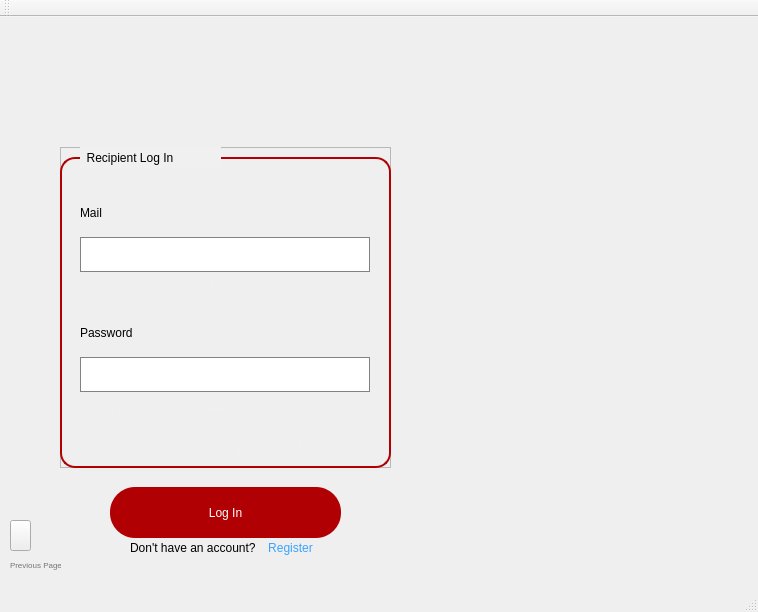
<?xml version="1.0" encoding="UTF-8"?>
<ui version="4.0">
 <class>RecipientLogInClass</class>
 <widget class="QMainWindow" name="RecipientLogInClass">
  <property name="geometry">
   <rect>
    <x>0</x>
    <y>0</y>
    <width>758</width>
    <height>612</height>
   </rect>
  </property>
  <property name="windowTitle">
   <string>Blood Bank Management System</string>
  </property>
  <property name="windowIcon">
   <iconset resource="RecipientReg.qrc">
    <normaloff>:/RecipientReg/toppng.com-blood-donation-png-picture-blood-donation-logo-3209x3905.png</normaloff>:/RecipientReg/toppng.com-blood-donation-png-picture-blood-donation-logo-3209x3905.png</iconset>
  </property>
  <property name="styleSheet">
   <string notr="true"/>
  </property>
  <widget class="QWidget" name="centralWidget">
   <widget class="QLabel" name="backimg">
    <property name="geometry">
     <rect>
      <x>0</x>
      <y>0</y>
      <width>921</width>
      <height>571</height>
     </rect>
    </property>
    <property name="styleSheet">
     <string notr="true">background-image:url(:/RecipientReg/bloodd.jpg);</string>
    </property>
    <property name="text">
     <string/>
    </property>
    <property name="pixmap">
     <pixmap resource="RecipientReg.qrc">:/RecipientReg/bloodd.jpg</pixmap>
    </property>
    <property name="scaledContents">
     <bool>true</bool>
    </property>
   </widget>
   <widget class="QFrame" name="frame_2">
    <property name="geometry">
     <rect>
      <x>60</x>
      <y>130</y>
      <width>331</width>
      <height>321</height>
     </rect>
    </property>
    <property name="font">
     <font>
      <underline>false</underline>
     </font>
    </property>
    <property name="styleSheet">
     <string notr="true"/>
    </property>
    <property name="frameShape">
     <enum>QFrame::StyledPanel</enum>
    </property>
    <property name="frameShadow">
     <enum>QFrame::Raised</enum>
    </property>
    <widget class="QLabel" name="label_3">
     <property name="geometry">
      <rect>
       <x>20</x>
       <y>50</y>
       <width>51</width>
       <height>31</height>
      </rect>
     </property>
     <property name="styleSheet">
      <string notr="true">font: 18pt &quot;Arial&quot;;</string>
     </property>
     <property name="text">
      <string>Mail</string>
     </property>
    </widget>
    <widget class="QLineEdit" name="mailTB">
     <property name="geometry">
      <rect>
       <x>20</x>
       <y>90</y>
       <width>290</width>
       <height>35</height>
      </rect>
     </property>
     <property name="styleSheet">
      <string notr="true">QLineEdit{
border:1px solid rgb(130, 130, 130) ;
border-radius:15px solid;
}

QLineEdit:focus{
border:1px solid rgb(175, 175, 175) ;
border-radius:15px solid;
border-bottom:2px solid rgb(157, 0, 3);
}
</string>
     </property>
    </widget>
    <widget class="QLabel" name="label_5">
     <property name="geometry">
      <rect>
       <x>20</x>
       <y>170</y>
       <width>111</width>
       <height>31</height>
      </rect>
     </property>
     <property name="styleSheet">
      <string notr="true">font: 18pt &quot;Arial&quot;;</string>
     </property>
     <property name="text">
      <string>Password</string>
     </property>
    </widget>
    <widget class="QLineEdit" name="passwordTB">
     <property name="geometry">
      <rect>
       <x>20</x>
       <y>210</y>
       <width>290</width>
       <height>35</height>
      </rect>
     </property>
     <property name="styleSheet">
      <string notr="true">QLineEdit{
border:1px solid rgb(130, 130, 130) ;
border-radius:15px solid;
}

QLineEdit:focus{
border:1px solid rgb(175, 175, 175) ;
border-radius:15px solid;
border-bottom:2px solid rgb(157, 0, 3);
}
</string>
     </property>
     <property name="echoMode">
      <enum>QLineEdit::Password</enum>
     </property>
    </widget>
    <widget class="QLabel" name="mailalertmsg">
     <property name="geometry">
      <rect>
       <x>20</x>
       <y>130</y>
       <width>171</width>
       <height>16</height>
      </rect>
     </property>
     <property name="font">
      <font>
       <pointsize>9</pointsize>
       <underline>false</underline>
      </font>
     </property>
     <property name="styleSheet">
      <string notr="true">color:rgb(240, 240, 240);</string>
     </property>
     <property name="text">
      <string>please provide a valid value</string>
     </property>
    </widget>
    <widget class="QLabel" name="passwordalertmsg">
     <property name="geometry">
      <rect>
       <x>20</x>
       <y>250</y>
       <width>191</width>
       <height>21</height>
      </rect>
     </property>
     <property name="font">
      <font>
       <pointsize>9</pointsize>
       <underline>false</underline>
      </font>
     </property>
     <property name="styleSheet">
      <string notr="true">color:rgb(240, 240, 240);</string>
     </property>
     <property name="text">
      <string>please provide a valid value</string>
     </property>
    </widget>
    <widget class="QLabel" name="label_12">
     <property name="geometry">
      <rect>
       <x>0</x>
       <y>10</y>
       <width>331</width>
       <height>311</height>
      </rect>
     </property>
     <property name="styleSheet">
      <string notr="true">border:2px solid rgb(177, 0, 3);
border-radius:15px;
</string>
     </property>
     <property name="text">
      <string/>
     </property>
    </widget>
    <widget class="QLabel" name="wrong">
     <property name="geometry">
      <rect>
       <x>80</x>
       <y>290</y>
       <width>191</width>
       <height>21</height>
      </rect>
     </property>
     <property name="font">
      <font>
       <pointsize>11</pointsize>
       <underline>false</underline>
      </font>
     </property>
     <property name="styleSheet">
      <string notr="true">color:rgb(240, 240, 240);</string>
     </property>
     <property name="text">
      <string>Wrong mail or password</string>
     </property>
    </widget>
    <zorder>label_12</zorder>
    <zorder>label_3</zorder>
    <zorder>mailTB</zorder>
    <zorder>label_5</zorder>
    <zorder>passwordTB</zorder>
    <zorder>mailalertmsg</zorder>
    <zorder>passwordalertmsg</zorder>
    <zorder>wrong</zorder>
   </widget>
   <widget class="QPushButton" name="pushButton">
    <property name="geometry">
     <rect>
      <x>110</x>
      <y>470</y>
      <width>231</width>
      <height>51</height>
     </rect>
    </property>
    <property name="cursor">
     <cursorShape>PointingHandCursor</cursorShape>
    </property>
    <property name="toolTip">
     <string>&lt;html&gt;&lt;head/&gt;&lt;body&gt;&lt;p align=&quot;center&quot;&gt;&lt;br/&gt;&lt;/p&gt;&lt;/body&gt;&lt;/html&gt;</string>
    </property>
    <property name="styleSheet">
     <string notr="true">background-color:rgb(177, 0, 3);
border-radius:25px;
color:white;
font: 700 10pt &quot;Arial&quot;;</string>
    </property>
    <property name="text">
     <string>Log In</string>
    </property>
    <property name="checkable">
     <bool>false</bool>
    </property>
    <property name="autoDefault">
     <bool>false</bool>
    </property>
    <property name="default">
     <bool>false</bool>
    </property>
    <property name="flat">
     <bool>false</bool>
    </property>
   </widget>
   <widget class="QLabel" name="label">
    <property name="geometry">
     <rect>
      <x>80</x>
      <y>130</y>
      <width>141</width>
      <height>21</height>
     </rect>
    </property>
    <property name="styleSheet">
     <string notr="true">font: 700 12pt &quot;Arial&quot;;
background-color:rgb(240, 240, 240)</string>
    </property>
    <property name="text">
     <string>  Recipient Log In</string>
    </property>
   </widget>
   <widget class="QLabel" name="label_13">
    <property name="geometry">
     <rect>
      <x>130</x>
      <y>520</y>
      <width>141</width>
      <height>21</height>
     </rect>
    </property>
    <property name="text">
     <string>Don't have an account?</string>
    </property>
   </widget>
   <widget class="QPushButton" name="pushButton_2">
    <property name="geometry">
     <rect>
      <x>260</x>
      <y>521</y>
      <width>61</width>
      <height>20</height>
     </rect>
    </property>
    <property name="cursor">
     <cursorShape>PointingHandCursor</cursorShape>
    </property>
    <property name="styleSheet">
     <string notr="true">color:rgb(57, 163, 255);
background-color:transparent;
border-radius:25px;
font: 700 9pt &quot;Segoe UI&quot;;</string>
    </property>
    <property name="text">
     <string>Register</string>
    </property>
    <property name="flat">
     <bool>true</bool>
    </property>
   </widget>
   <widget class="QPushButton" name="back">
    <property name="geometry">
     <rect>
      <x>10</x>
      <y>503</y>
      <width>21</width>
      <height>31</height>
     </rect>
    </property>
    <property name="cursor">
     <cursorShape>PointingHandCursor</cursorShape>
    </property>
    <property name="styleSheet">
     <string notr="true">border-image:url(:/RecipientReg/pngwing.com (57).png)</string>
    </property>
    <property name="text">
     <string/>
    </property>
   </widget>
   <widget class="QLabel" name="label_2">
    <property name="geometry">
     <rect>
      <x>10</x>
      <y>540</y>
      <width>51</width>
      <height>16</height>
     </rect>
    </property>
    <property name="font">
     <font>
      <pointsize>6</pointsize>
     </font>
    </property>
    <property name="styleSheet">
     <string notr="true">color:rgb(117, 117, 117)</string>
    </property>
    <property name="text">
     <string>Previous Page</string>
    </property>
   </widget>
  </widget>
  <widget class="QMenuBar" name="menuBar">
   <property name="geometry">
    <rect>
     <x>0</x>
     <y>0</y>
     <width>758</width>
     <height>22</height>
    </rect>
   </property>
  </widget>
  <widget class="QToolBar" name="mainToolBar">
   <attribute name="toolBarArea">
    <enum>TopToolBarArea</enum>
   </attribute>
   <attribute name="toolBarBreak">
    <bool>false</bool>
   </attribute>
  </widget>
  <widget class="QStatusBar" name="statusBar"/>
 </widget>
 <layoutdefault spacing="6" margin="11"/>
 <resources>
  <include location="RecipientReg.qrc"/>
 </resources>
 <connections/>
</ui>
